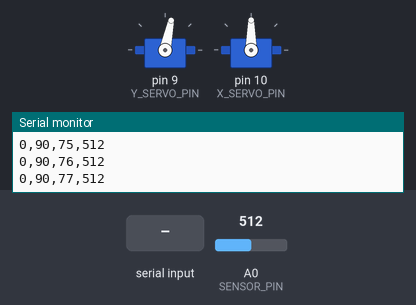
Bench run of a sketch on a simulated Arduino Uno, built with avr-gcc and run on an emulated ATmega328P. On the bench: 2 × servo, the last lines printed to the serial monitor. The inputs (shaded band) are chosen by the test bench; at power-on: A0 (SENSOR_PIN) = 512.

Above: at 1.2 s.
1.3 s: byte 0 (0) received over Serial
3.1 s: byte 1 (1) received over Serial
At 9.02 s:
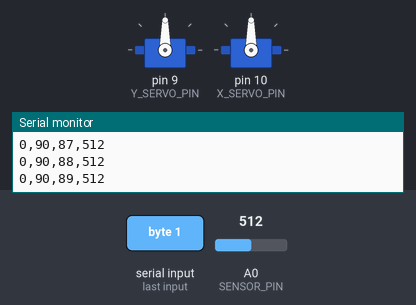
Timing chart, 0 to 14.3 s (numbered marks = the images above; inputs shaded):
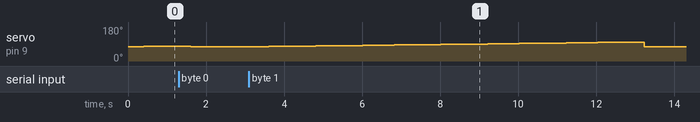

Measured:
- after the input at 3.1 s, servo on pin 9 (Y_SERVO_PIN): rises from 75° to 100° in 9.6 s, then falls to 75° in 0.40 s

The sketch:

Scanner.ino
```cpp
#include <Servo.h>

#define BAUD_RATE 115200

#define SENSOR_PIN A0
#define Y_SERVO_PIN 9
#define X_SERVO_PIN 10

// All positions are servo positions, so within [0, 180]
#define X_POS_MIN 90
#define X_POS_MAX 90
#define X_POS_STEP 1
#define Y_POS_MIN 75
#define Y_POS_MAX 100
#define Y_POS_STEP 1

int mode = 1; // 0 = disabled, 1 = scanning

Servo yServo;
int yPos = Y_POS_MIN;

Servo xServo;
int xPos = X_POS_MIN;

void setup()
{
  // Configure the Serial connection
  Serial.begin(BAUD_RATE);
  Serial.setTimeout(1);

  // Setup the sensor
  pinMode(SENSOR_PIN, INPUT);

  // Initialize all servos to their starting positions
  yServo.attach(Y_SERVO_PIN);
  yServo.write(yPos);
  xServo.attach(X_SERVO_PIN);
  xServo.write(xPos);
}

void loop()
{
  // First, check if we've received data from Python
  if (Serial.available() > 0)
  {
    mode = Serial.read(); // First byte is always the new mode

    // If we've just started scanning, Python can also provide exactly two numbers as the starting
    // positions of the servos (used to resume a failed scan).
    if (mode == 1 && Serial.available() >= 2)
    {
      // The provided positions must fit within the allowed position boundaries
      // Python uses this when starting a fresh scan, by sending 0, 0 to get the minimum positions
      xPos = constrain(Serial.read(), X_POS_MIN, X_POS_MAX);
      yPos = constrain(Serial.read(), Y_POS_MIN, Y_POS_MAX);
    }

    // If we've just switched modes, drain all bytes currently in the Serial buffer
    // It's unclear exactly how beneficial this is
    while (Serial.available()) Serial.read();
  }

  switch (mode)
  {
    case 0: // Disabled
      // When disabled, always reset the servo positions
      xPos = X_POS_MIN;
      yPos = Y_POS_MIN;
      break;
    case 1: // Scan
    {
      // Read from the sensor, using Brad's suggestion to take the lowest of three readings
      int sensorValue = min(min(analogRead(SENSOR_PIN), analogRead(SENSOR_PIN)), analogRead(SENSOR_PIN));

      // Send data to Python
      Serial.print("0,"); // status = 0, because we are still scanning
      Serial.print(xPos);
      Serial.print(",");
      Serial.print(yPos);
      Serial.print(',');
      Serial.println(sensorValue);

      // Move the servos
      yPos += Y_POS_STEP;   // increment y
      if (yPos > Y_POS_MAX) // if we've finished a sweep along the y axis, reset and increment x
      {
        yPos = Y_POS_MIN;
        xPos += X_POS_STEP;
      }
      if (xPos > X_POS_MAX) // if we've just incremented x beyond the end of the x axis, we're done!
      {
        xPos = X_POS_MIN; // reset the x servo (y is already at the starting position if we're here)
        mode = 0; // Stop scanning
        Serial.println("1,0,0,0"); // Tell Python we finished
      }
    }
  }

  // Every loop, move the servos to whereever they should be
  yServo.write(yPos);
  xServo.write(xPos);

  // Delay to give servos time to move and to avoid overloading Serial
  delay(400);
}
```
